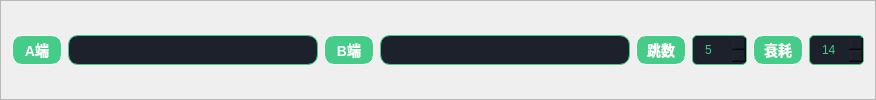
                <widget class="QFrame" name="frame_29">
                 <property name="frameShape">
                  <enum>QFrame::StyledPanel</enum>
                 </property>
                 <property name="frameShadow">
                  <enum>QFrame::Raised</enum>
                 </property>
                 <layout class="QHBoxLayout" name="horizontalLayout_17">
                  <item>
                   <widget class="QLabel" name="label_15">
                    <property name="minimumSize">
                     <size>
                      <width>50</width>
                      <height>30</height>
                     </size>
                    </property>
                    <property name="maximumSize">
                     <size>
                      <width>50</width>
                      <height>30</height>
                     </size>
                    </property>
                    <property name="styleSheet">
                     <string notr="true">QLabel {
    background-color: #44cc88;  /* 绿色背景 */
    color: white;  /* 白色文字 */
    padding: 5px;
    font-size: 14px;
    font-weight: bold;
    border: 1px solid white;
    border-radius: 10px;
}</string>
                    </property>
                    <property name="text">
                     <string>A端</string>
                    </property>
                    <property name="alignment">
                     <set>Qt::AlignCenter</set>
                    </property>
                   </widget>
                  </item>
                  <item>
                   <widget class="QLabel" name="aSiteLabel">
                    <property name="sizePolicy">
                     <sizepolicy hsizetype="Minimum" vsizetype="Preferred">
                      <horstretch>0</horstretch>
                      <verstretch>0</verstretch>
                     </sizepolicy>
                    </property>
                    <property name="minimumSize">
                     <size>
                      <width>250</width>
                      <height>30</height>
                     </size>
                    </property>
                    <property name="maximumSize">
                     <size>
                      <width>250</width>
                      <height>30</height>
                     </size>
                    </property>
                    <property name="styleSheet">
                     <string notr="true">QLabel {
    background-color: rgba(28, 33, 44, 255);
    color: #44cc88;
    border: 1px solid #44cc88;
    padding: 5px;
    font-size: 12px;
    font-weight: bold;
    border-radius: 10px;
}</string>
                    </property>
                    <property name="text">
                     <string/>
                    </property>
                   </widget>
                  </item>
                  <item>
                   <widget class="QLabel" name="label_17">
                    <property name="minimumSize">
                     <size>
                      <width>50</width>
                      <height>30</height>
                     </size>
                    </property>
                    <property name="maximumSize">
                     <size>
                      <width>50</width>
                      <height>30</height>
                     </size>
                    </property>
                    <property name="styleSheet">
                     <string notr="true">QLabel {
    background-color: #44cc88;  /* 绿色背景 */
    color: white;  /* 白色文字 */
    padding: 5px;
    font-size: 14px;
    font-weight: bold;
    border: 1px solid white;
    border-radius: 10px;
}</string>
                    </property>
                    <property name="text">
                     <string>B端</string>
                    </property>
                    <property name="alignment">
                     <set>Qt::AlignCenter</set>
                    </property>
                   </widget>
                  </item>
                  <item>
                   <widget class="QLabel" name="bSiteLabel">
                    <property name="sizePolicy">
                     <sizepolicy hsizetype="Minimum" vsizetype="Preferred">
                      <horstretch>0</horstretch>
                      <verstretch>0</verstretch>
                     </sizepolicy>
                    </property>
                    <property name="minimumSize">
                     <size>
                      <width>250</width>
                      <height>30</height>
                     </size>
                    </property>
                    <property name="maximumSize">
                     <size>
                      <width>250</width>
                      <height>30</height>
                     </size>
                    </property>
                    <property name="styleSheet">
                     <string notr="true">QLabel {
    background-color: rgba(28, 33, 44, 255);
    color: #44cc88;
    border: 1px solid #44cc88;
    padding: 5px;
    font-size: 12px;
    font-weight: bold;
    border-radius: 10px;
}</string>
                    </property>
                    <property name="text">
                     <string/>
                    </property>
                   </widget>
                  </item>
                  <item>
                   <widget class="QLabel" name="label_41">
                    <property name="minimumSize">
                     <size>
                      <width>50</width>
                      <height>30</height>
                     </size>
                    </property>
                    <property name="maximumSize">
                     <size>
                      <width>50</width>
                      <height>30</height>
                     </size>
                    </property>
                    <property name="styleSheet">
                     <string notr="true">QLabel {
    background-color: #44cc88;  /* 绿色背景 */
    color: white;  /* 白色文字 */
    padding: 5px;
    font-size: 14px;
    font-weight: bold;
    border: 1px solid white;
    border-radius: 10px;
}</string>
                    </property>
                    <property name="text">
                     <string>跳数</string>
                    </property>
                    <property name="alignment">
                     <set>Qt::AlignCenter</set>
                    </property>
                   </widget>
                  </item>
                  <item>
                   <widget class="QSpinBox" name="jumpNumSB">
                    <property name="minimumSize">
                     <size>
                      <width>55</width>
                      <height>30</height>
                     </size>
                    </property>
                    <property name="maximumSize">
                     <size>
                      <width>55</width>
                      <height>30</height>
                     </size>
                    </property>
                    <property name="styleSheet">
                     <string notr="true">QSpinBox {
    background-color: rgba(28, 33, 44, 255);
    color: #44cc88;
    border: 1px solid #44cc88;
    border-radius: 5px;
    padding: 5px 10px;
}
</string>
                    </property>
                    <property name="minimum">
                     <number>3</number>
                    </property>
                    <property name="maximum">
                     <number>8</number>
                    </property>
                    <property name="value">
                     <number>5</number>
                    </property>
                   </widget>
                  </item>
                  <item>
                   <widget class="QLabel" name="label_42">
                    <property name="minimumSize">
                     <size>
                      <width>50</width>
                      <height>30</height>
                     </size>
                    </property>
                    <property name="maximumSize">
                     <size>
                      <width>50</width>
                      <height>30</height>
                     </size>
                    </property>
                    <property name="styleSheet">
                     <string notr="true">QLabel {
    background-color: #44cc88;  /* 绿色背景 */
    color: white;  /* 白色文字 */
    padding: 5px;
    font-size: 14px;
    font-weight: bold;
    border: 1px solid white;
    border-radius: 10px;
}</string>
                    </property>
                    <property name="text">
                     <string>衰耗</string>
                    </property>
                    <property name="alignment">
                     <set>Qt::AlignCenter</set>
                    </property>
                   </widget>
                  </item>
                  <item>
                   <widget class="QSpinBox" name="dBmNumSB">
                    <property name="minimumSize">
                     <size>
                      <width>55</width>
                      <height>30</height>
                     </size>
                    </property>
                    <property name="maximumSize">
                     <size>
                      <width>55</width>
                      <height>30</height>
                     </size>
                    </property>
                    <property name="styleSheet">
                     <string notr="true">QSpinBox {
    background-color: rgba(28, 33, 44, 255);
    color: #44cc88;
    border: 1px solid #44cc88;
    border-radius: 5px;
    padding: 5px 10px;
}
</string>
                    </property>
                    <property name="minimum">
                     <number>6</number>
                    </property>
                    <property name="maximum">
                     <number>21</number>
                    </property>
                    <property name="singleStep">
                     <number>1</number>
                    </property>
                    <property name="value">
                     <number>14</number>
                    </property>
                   </widget>
                  </item>
                 </layout>
                </widget>
